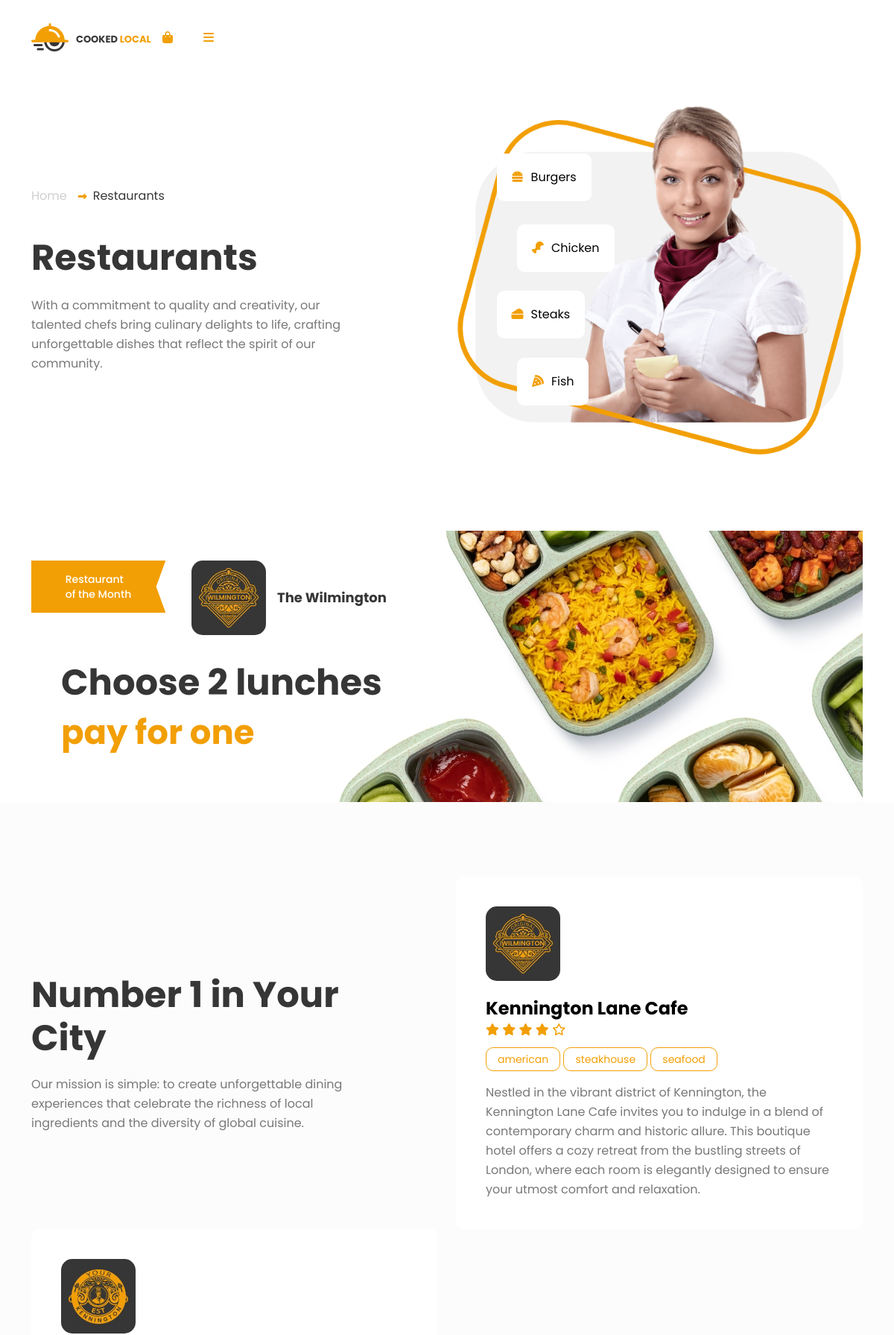
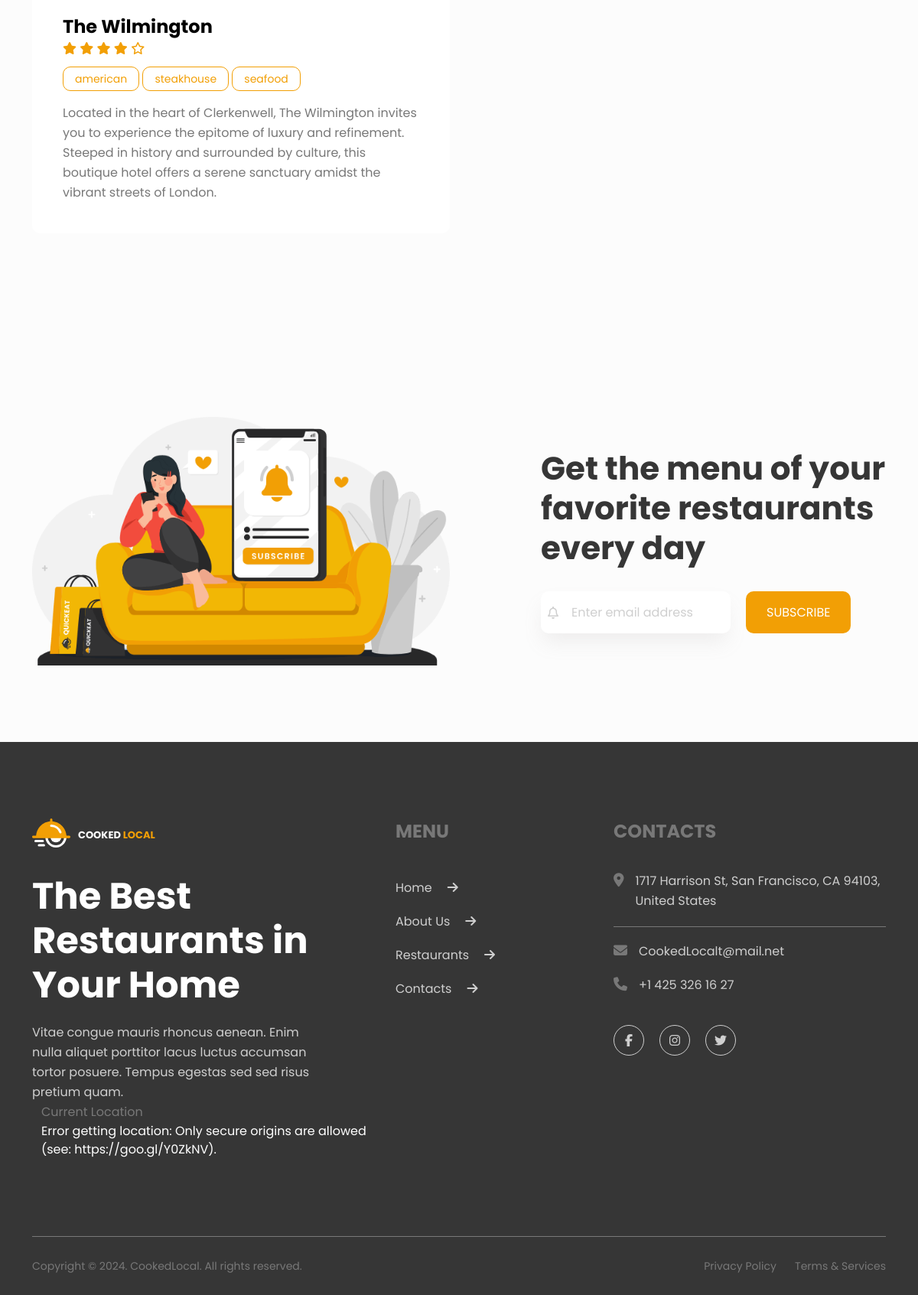
/restaurants.php (signed in), run on the app's committed database (2 pictures, top to bottom).
### tables this page shows
CREATE TABLE `restaurants` (
  `restaurant_id` int(11) NOT NULL,
  `name` varchar(255) NOT NULL,
  `description` text NOT NULL,
  `image` varchar(255) NOT NULL,
  `owner_id` int(11) NOT NULL
);

### restaurants.php (the view, shortened to what this page needs)
<?php include ("header.php"); ?>
<section class="hero-section about gap">
	<div class="container">
		<div class="row align-items-center">
			<div class="col-lg-6" data-aos="fade-up" data-aos-delay="200" data-aos-duration="300">
				<div class="about-text">
					<ul class="crumbs d-flex">
						<li><a href="index.php">Home</a></li>
						<li class="two"><a href="index.php"><i class="fa-solid fa-right-long"></i>Restaurants</a></li>
					</ul>
					<h2>Restaurants</h2>
					<p>With a commitment to quality and creativity, our talented chefs bring culinary delights to life,
						crafting unforgettable dishes that reflect the spirit of our community.</p>
				</div>
			</div>
			<div class="col-lg-6" data-aos="fade-up" data-aos-delay="300" data-aos-duration="400">
				<div class="restaurants-girl-img food-photo-section">
					<img alt="man" src="assets/img/photo-11.png">
					<a href="#" class="one"><i class="fa-solid fa-burger"></i>Burgers</a>
					<a href="#" class="two"><i class="fa-solid fa-drumstick-bite"></i>Chicken</a>
					<a href="#" class="three"><i class="fa-solid fa-cheese"></i>Steaks</a>
					<a href="#" class="for"><i class="fa-solid fa-pizza-slice"></i>Fish</a>
				</div>
			</div>
		</div>
	</div>
</section>
<section class="banner" data-aos="fade-up" data-aos-delay="200" data-aos-duration="300">
	<div class="container">
		<div class="banner-img" style="background-image: url(assets/img/food-4.jpg);">
			<div class="banner-logo">
				<h4>Restaurant<br>of the Month
				</h4>
				<div class="banner-wilmington">
					<img alt="logo" src="assets/img/logos-1.jpg">
					<h6>The Wilmington</h6>
				</div>
			</div>
			<div class="row">
				<div class="col-xl-6 col-lg-12">
					<div class="choose-lunches">
						<h2>Choose 2 lunches</h2>
						<h3>pay for one</h3>
					</div>
				</div>
			</div>
		</div>
	</div>
</section>
<section class="best-restaurants gap" style="background:#fcfcfc">
	<div class="container">
		<div class="row align-items-center">
			<div class="col-lg-6" data-aos="flip-up" data-aos-delay="200" data-aos-duration="300">
				<div class="city-restaurants">
					<h2>Number 1 in Your City</h2>
					<p>Our mission is simple: to create unforgettable dining experiences that celebrate the richness
						of
						local ingredients and the diversity of global cuisine.</p>
				</div>
			</div>
			<?php while ($restaurant = $restaurants->fetch_assoc()): ?>
				<div class="col-lg-6" data-aos="flip-up" data-aos-delay="300" data-aos-duration="400">
					<div class="logos-card">
						<img alt="logo" src="images/<?php echo htmlspecialchars($restaurant['image']); ?>">
						<div class="cafa">
							<h4><a
									href="restaurant-card.php?id=<?php echo $restaurant['restaurant_id']; ?>"><?php echo htmlspecialchars($restaurant['name']); ?></a>
							</h4>
							<div>
								<i class="fa-solid fa-star"></i>
								<i class="fa-solid fa-star"></i>
								<i class="fa-solid fa-star"></i>
								<i class="fa-solid fa-star"></i>
								<i class="fa-regular fa-star"></i>
							</div>
							<div class="cafa-button">
								<a href="#">american</a>
								<a href="#">steakhouse</a>
								<a class="end" href="#">seafood</a>
							</div>
							<p><?php echo htmlspecialchars($restaurant['description']); ?></p>
						</div>
					</div>
				</div>
			<?php endwhile; ?>
		</div>
		<div class="button-gap">
		</div>
	</div>
</section>
<section class="subscribe-section gap" style="background:#fcfcfc">
	<div class="container">
		<div class="row align-items-center">
			<div class="col-lg-6" data-aos="flip-up" data-aos-delay="200" data-aos-duration="300">
				<div class="img-subscribe">
					<img alt="Illustration" src="assets/img/illustration-4.png">
				</div>
			</div>
			<div class="col-lg-5 offset-lg-1" data-aos="flip-up" data-aos-delay="300" data-aos-duration="400">
				<div class="get-the-menu">
					<h2>Get the menu of your favorite restaurants every day</h2>
					<form>
						<i class="fa-regular fa-bell"></i>
						<input type="text" name="email" placeholder="Enter email address">
						<button class="button button-2">Subscribe</button>
					</form>
				</div>
			</div>
		</div>
	</div>
</section>
<?php include ("footer.php"); ?>

### header.php (shortened to what this page needs)
<?php
include 'db_connect.php';
$query = "SELECT * FROM restaurants LIMIT 12";
$stmt = $conn->prepare($query);
$stmt->execute();
$restaurants = $stmt->get_result();
?>
<!DOCTYPE html>
<html lang="zxx">
<head>
    <link href="https://cdn.jsdelivr.net/npm/bootstrap@5.2.0-beta1/dist/css/bootstrap.min.css" rel="stylesheet"
>
    <link rel="stylesheet" href="assets/css/nice-select.css">
    <link rel="stylesheet" href="assets/css/aos.css">
    <link rel="stylesheet" href="assets/css/style.css">
    <link rel="stylesheet" href="assets/css/responsive.css">
    <link rel="stylesheet" href="assets/css/color.css">
</head>
<body class="menu-layer">
    <header>
        <div class="container">
            <div class="row align-items-center">
                <div class="col-xl-2">
                    <div class="header-style">
                        <a href="index.php">
                            <svg xmlns="http://www.w3.org/2000/svg" width="163" height="38" viewBox="0 0 163 38">
                                <g id="Logo" transform="translate(-260 -51)">
                                    <text id="Quickeat" transform="translate(320 77)" fill="#363636" font-size="13"
                                        font-family="Poppins" font-weight="700">
                                        <tspan x="0" y="0">COOKED</tspan>
                                        <tspan y="0" fill="#f29f05">LOCAL</tspan>
                                    </text>
                                </g>
                            </svg>
                        </a>
                        <div class="extras bag">
                            <a href="javascript:void(0)" class="menu-btn">
                                <i class="fa-solid fa-bag-shopping"></i>
                            </a>
                            <div class="bar-menu">
                                <i class="fa-solid fa-bars"></i>
                            </div>
                        </div>
                    </div>
                </div>
            </div>
        </div>
    </header>

### footer.php (shortened to what this page needs)
<footer class="gap no-bottom" style="background-color: #363636;">
    <div class="container">
        <div class="row">
            <div class="col-lg-5 col-md-6 col-sm-12">
                <div class="footer-description">
                    <a href="index.php">
                        <svg xmlns="http://www.w3.org/2000/svg" width="163" height="38" viewBox="0 0 163 38">
                            <g id="Logo" transform="translate(-260 -51)">
                                <text id="Quickeat" transform="translate(320 77)" fill="#fff" font-size="13"
                                    font-family="Poppins" font-weight="700">
                                    <tspan x="0" y="0">COOKED</tspan>
                                    <tspan y="0" fill="#f29f05">LOCAL</tspan>
                                </text>
                            </g>
                        </svg>
                    </a>
                    <h2>The Best Restaurants
                        in Your Home</h2>
                    <p>Vitae congue mauris rhoncus aenean. Enim nulla
                        aliquet porttitor lacus luctus accumsan
                        tortor posuere. Tempus egestas sed sed risus pretium quam.</p>
                </div>
                <div class="container">
                    <p>Current Location</p>
                    <div id="location"></div>
                </div>
            </div>
            <div class="col-lg-3 col-md-6 col-sm-12">
                <div class="menu">
                    <h4>Menu</h4>
                    <ul class="footer-menu">
                        <li><a href="index.php">home<i class="fa-solid fa-arrow-right"></i></a></li>
                        <li><a href="about.php">about us<i class="fa-solid fa-arrow-right"></i></a></li>
                        <li><a href="restaurants.php">Restaurants<i class="fa-solid fa-arrow-right"></i></a></li>
                        <li><a href="contacts.php">Contacts<i class="fa-solid fa-arrow-right"></i></a></li>
                    </ul>
                </div>
            </div>
            <div class="col-lg-4 col-md-6 col-sm-12">
                <div class="menu contacts">
                    <h4>Contacts</h4>
                    <div class="footer-location">
                        <i class="fa-solid fa-location-dot"></i>
                        <p>1717 Harrison St, San Francisco, CA 94103,
                            United States</p>
                    </div>
                    <a href="mailto:CookedLocal@mail.net"><i class="fa-solid fa-envelope"></i>CookedLocalt@mail.net</a>
                    <a href="callto:+14253261627"><i class="fa-solid fa-phone"></i>+1 425 326 16 27</a>
                </div>
                <ul class="social-media">
                    <li><a href="#"><i class="fa-brands fa-facebook-f"></i></a></li>
                    <li><a href="#"><i class="fa-brands fa-instagram"></i></a></li>
                    <li><a href="#"><i class="fa-brands fa-twitter"></i></a></li>
                </ul>
            </div>
        </div>
        <div class="footer-two gap no-bottom">
            <p>Copyright © 2024. CookedLocal. All rights reserved.</p>
            <div class="privacy">
                <a href="#">Privacy Policy</a>
                <a href="#">Terms & Services</a>
            </div>
        </div>
    </div>
</footer>
</body>

### assets/css/responsive.css (style rules this page uses)
@media (max-width: 1400px) { p { font-size: 16px; line-height: 26px; } }
@media (max-width: 1400px) { header { padding-top: 0; } }
@media (max-width: 1400px) { .img-restaurant img,.about-text h2,.img-blog-full img,.photo-blog img { width: 100%; } }
@media (max-width: 1400px) { .best-restaurants .logos-card img { margin-right: 20px; } }
@media (max-width: 1400px) { .footer-description h2 { width: 100%; } }
@media (max-width: 1400px) { .footer-description p { width: 85%; } }
@media (max-width: 1400px) { .restaurants-girl-img.food-photo-section a.one { top: 14%; } }
@media (max-width: 1400px) { .restaurants-girl-img.food-photo-section a.three { top: 53%; } }
@media (max-width: 1400px) { .restaurants-girl-img.food-photo-section a.for { top: 72%; } }
@media (max-width: 1400px) { .cafa { margin-left: 0; } }
@media (max-width: 1400px) { .logos-card img { margin-bottom: 20px; } }
@media (max-width: 1200px) { .about-text h2 { width: 100%; } }
@media (max-width: 1200px) { .hero-section { padding-top: 105px; } }
@media (max-width: 1200px) { .get-the-menu h2 { font-size: 42px; line-height: 52px; } }
@media (max-width: 1200px) { .logos-card { flex-wrap: wrap; } }
@media (max-width: 1200px) { .navbar,.extras.bag { display: none; } }
@media (max-width: 1200px) { header { padding: 30px 0; } }
@media (max-width: 1200px) { .header-style .extras.bag { display: flex; } }

### assets/css/color.css (style rules this page uses)
:root { --color-theme:#F29F05; }
.wilmington i,.button-2:hover,.bag i,.dish-info i,.previous-posts a,.address i, .cafa i,.cafa h4 a:hover,a.button-2.non,ul.food-dishes li i,.comment h2 span,.counter-container h3, .cafa-button a,.food-photo-section a i,.services-card-style i,ul.crumbs li a i,.title-checkout h6, .count-time h2,.count-time span,.counter-img-data h2,.team-description i,.title-container span, .reviews-img i,.thomas i,.news-post-two h6 a:hover,ul.footer-menu li a:hover,.pricing-plan-list h5 i, ul.crumbs li.two i,ul.paragraph li i,.choose-lunches h3,.star i,.services-card-style h4 a:hover, .comment-text span,li.hide-button h6,.totel-price h2,.error-page h2 { color: var(--color-theme); }
.cafa-button a:hover,.quickeat a,ul.social-media li a i:hover, .banner-img h4,.button-price,.menu-dish li:before,.hours i,.services-card-style:hover i, .error-page a i,.questions i,.join-img-blog i,.pricing-table-cards h6,.blog-list li:before, .mobile-nav > ul > li.menu-item-has-children.active > ul.sub-menu li:before,.page-loader { background-color: var(--color-theme); }

### header.php (style rules this page uses)
#location { color: white; }

### data on the page
restaurants: image (picture), name "Kennington Lane Cafe", description "Nestled in the vibrant district of Kennington, the Kennington Lane Cafe invites you to indulge in a blend of contemporary charm and historic allure. This boutique hotel offers a cozy retreat from the bustling streets of London, where each room is elegantly designed to ensure your utmost comfort and relaxation."
restaurants: image (picture), name "The Wilmington", description "Located in the heart of Clerkenwell, The Wilmington invites you to experience the epitome of luxury and refinement. Steeped in history and surrounded by culture, this boutique hotel offers a serene sanctuary amidst the vibrant streets of London."
